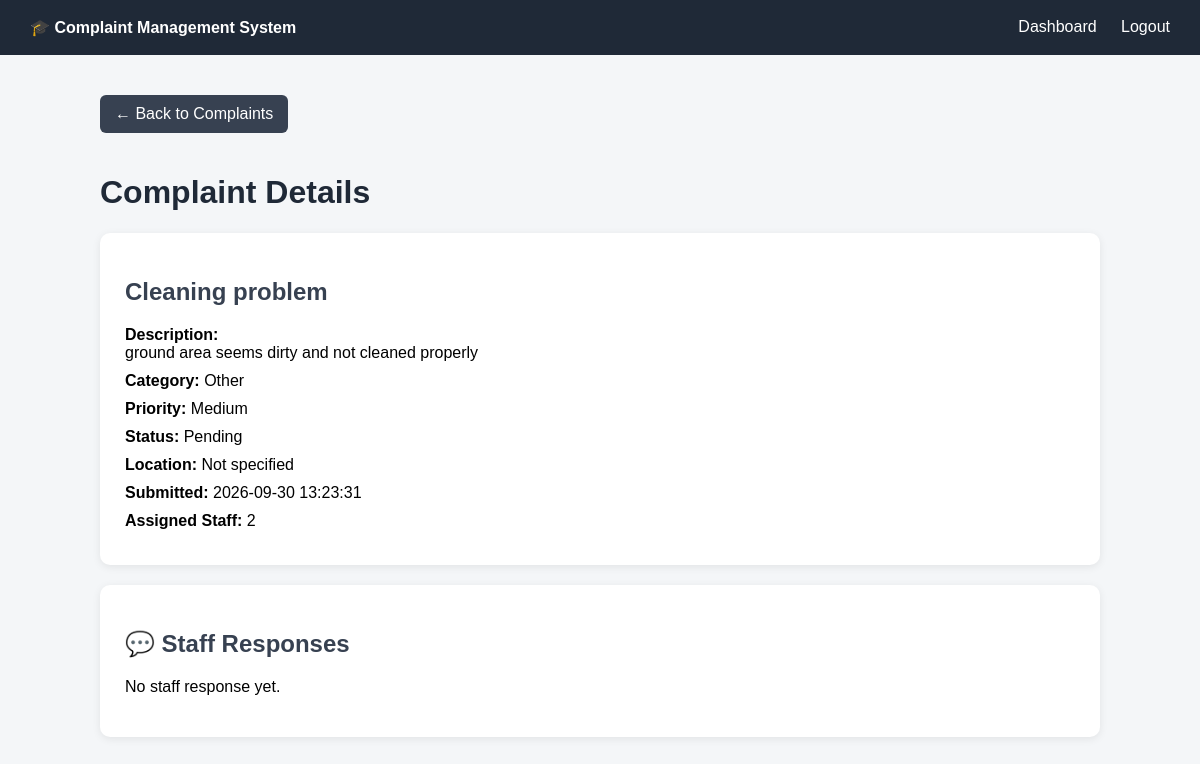
The page /student/complaint/1 (signed in) on the database as committed earlier.
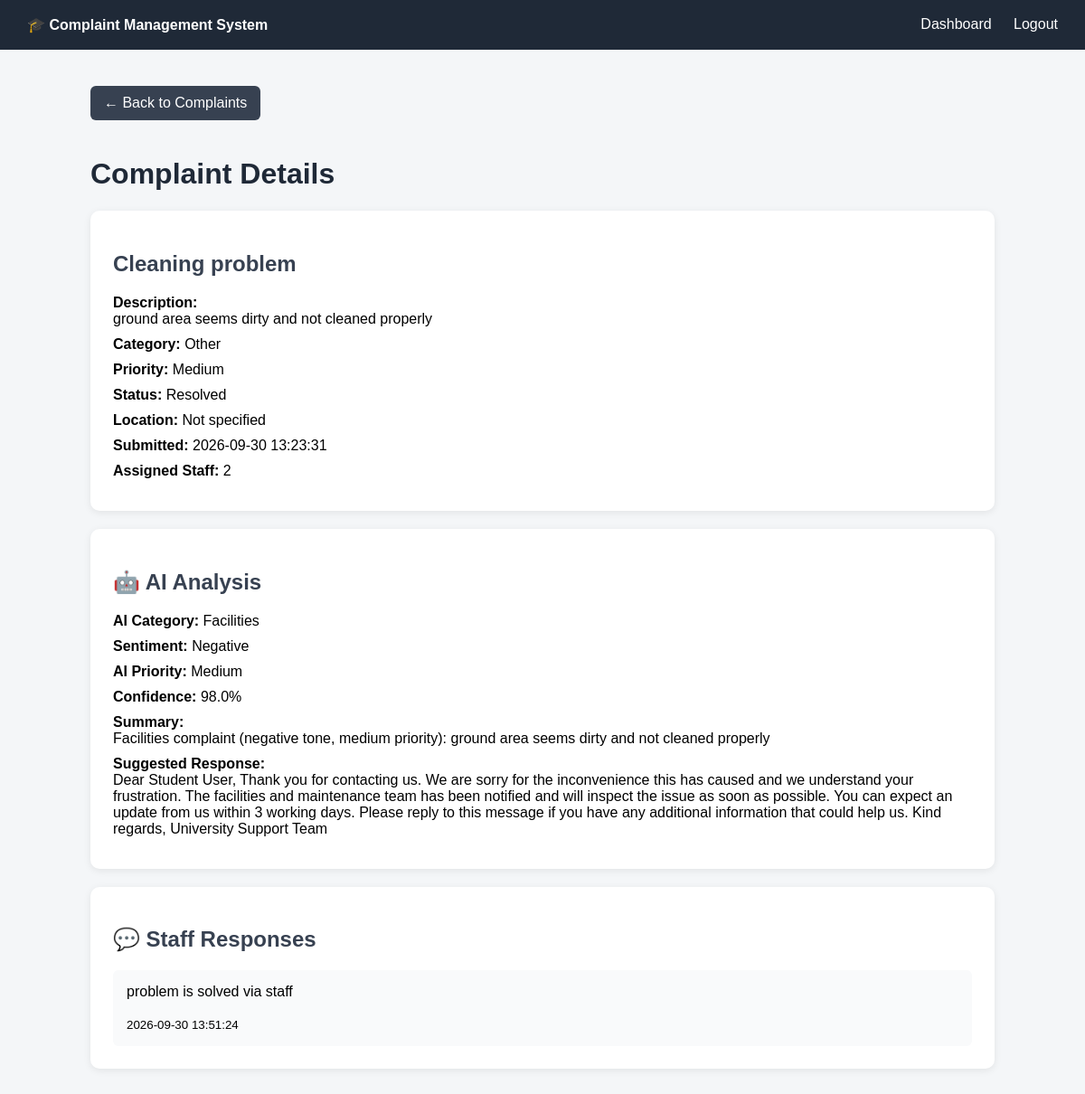
The same page on the database as committed later.
### tables this page shows
CREATE TABLE complaints (
            id             INTEGER PRIMARY KEY AUTOINCREMENT,
            student_id     INTEGER NOT NULL,
            title          TEXT NOT NULL,
            description    TEXT NOT NULL,
            category       TEXT,
            location       TEXT,
            priority       TEXT DEFAULT 'Medium',
            sentiment      TEXT,
            status         TEXT DEFAULT 'Pending',
            assigned_staff INTEGER,
            created_at     TEXT NOT NULL,
            resolved_at    TEXT,
            FOREIGN KEY(student_id)     REFERENCES users(id),
            FOREIGN KEY(assigned_staff) REFERENCES users(id)
        );

CREATE TABLE ai_analysis (
            id                 INTEGER PRIMARY KEY AUTOINCREMENT,
            complaint_id       INTEGER NOT NULL,
            category           TEXT,
            sentiment          TEXT,
            priority           TEXT,
            confidence         REAL,
            summary            TEXT,
            suggested_response TEXT,
            FOREIGN KEY(complaint_id) REFERENCES complaints(id)
        );

CREATE TABLE responses (
            id           INTEGER PRIMARY KEY AUTOINCREMENT,
            complaint_id INTEGER NOT NULL,
            staff_id     INTEGER NOT NULL,
            response     TEXT NOT NULL,
            created_at   TEXT NOT NULL,
            FOREIGN KEY(complaint_id) REFERENCES complaints(id),
            FOREIGN KEY(staff_id)     REFERENCES users(id)
        );

### flask_app.py (the view)
@app.route("/student/complaint/<int:complaint_id>")
def complaint_details(complaint_id):
    if "user_id" not in session:
        return redirect(url_for("login"))
    if session.get("role") != "Student":
        return redirect(url_for("login"))
    complaint = get_complaint_by_id(complaint_id)
    if not complaint:
        return "Complaint not found", 404
    if complaint["student_id"] != session["user_id"]:
        return "Access denied", 403
    ai_analysis = get_ai_analysis(complaint_id)
    responses = get_responses(complaint_id)
    return render_template(
        "complaint_details.html",
        complaint=complaint,
        ai_analysis=ai_analysis,
        responses=responses
    )

### utils/database.py (called while the page is built)
def get_connection():
    DB_PATH.parent.mkdir(
        parents=True, exist_ok=True)  # make sure the folder exists
    conn = sqlite3.connect(DB_PATH)
    conn.row_factory = sqlite3.Row
    conn.execute("PRAGMA foreign_keys = ON")
    return conn

def get_complaint_by_id(complaint_id):
    conn = get_connection()
    row = conn.execute(
        "SELECT * FROM complaints WHERE id = ?", (complaint_id,)
    ).fetchone()
    conn.close()
    return dict(row) if row else None

def get_responses(complaint_id):
    conn = get_connection()
    rows = conn.execute(
        """SELECT responses.*, users.name AS staff_name
           FROM responses
           JOIN users ON users.id = responses.staff_id
           WHERE responses.complaint_id = ?
           ORDER BY responses.created_at ASC, responses.id ASC""",
        (complaint_id,),
    ).fetchall()
    conn.close()
    return [dict(row) for row in rows]

def get_ai_analysis(complaint_id):
    conn = get_connection()
    row = conn.execute(
        "SELECT * FROM ai_analysis WHERE complaint_id = ?", (complaint_id,)
    ).fetchone()
    conn.close()
    return dict(row) if row else None

### templates/complaint_details.html (shortened to what this page needs)
<!DOCTYPE html>
<html>
<head>
</head>
<body>
    <div class="navbar">
        <strong>🎓 Complaint Management System</strong>
        <div>
            <a href="/student">Dashboard</a>
            <a href="/logout">Logout</a>
        </div>
    </div>
    <div class="container">
        <a href="/student/complaints" class="back">
            ← Back to Complaints
        </a>
        <h1>Complaint Details</h1>
        <div class="card">
            <h2>{{ complaint["title"] }}</h2>
            <div class="detail">
                <span class="label">Description:</span><br>
                {{ complaint["description"] }}
            </div>
            <div class="detail">
                <span class="label">Category:</span>
                {{ complaint["category"] or "Not specified" }}
            </div>
            <div class="detail">
                <span class="label">Priority:</span>
                {{ complaint["priority"] or "Medium" }}
            </div>
            <div class="detail">
                <span class="label">Status:</span>
                {{ complaint["status"] }}
            </div>
            <div class="detail">
                <span class="label">Location:</span>
                {{ complaint["location"] or "Not specified" }}
            </div>
            <div class="detail">
                <span class="label">Submitted:</span>
                {{ complaint["created_at"] }}
            </div>
            <div class="detail">
                <span class="label">Assigned Staff:</span>
                {{ complaint["assigned_staff"] or "Not assigned" }}
            </div>
        </div>
        {% if ai_analysis %}
        <div class="card">
            <h2>🤖 AI Analysis</h2>
            <div class="detail">
                <span class="label">AI Category:</span>
                {{ ai_analysis["category"] }}
            </div>
            <div class="detail">
                <span class="label">Sentiment:</span>
                {{ ai_analysis["sentiment"] }}
            </div>
            <div class="detail">
                <span class="label">AI Priority:</span>
                {{ ai_analysis["priority"] }}
            </div>
            <div class="detail">
                <span class="label">Confidence:</span>
                {{ ai_analysis["confidence"] }}%
            </div>
            <div class="detail">
                <span class="label">Summary:</span><br>
                {{ ai_analysis["summary"] }}
            </div>
            <div class="detail">
                <span class="label">Suggested Response:</span><br>
                {{ ai_analysis["suggested_response"] }}
            </div>
        </div>
        {% endif %}
        <div class="card">
            <h2>💬 Staff Responses</h2>
            {% if responses %}
                {% for response in responses %}
                    <div class="response">
                        {{ response["response"] }}
                        <br><br>
                        <small>
                            {{ response["created_at"] }}
                        </small>
                    </div>
                {% endfor %}
            {% else %}
                <p>No staff response yet.</p>
            {% endif %}
        </div>
    </div>
</body>
</html>

Rows that differ between the two databases and show on the page:
changed complaints "Cleaning problem": status "Pending" → "Resolved"
added ai_analysis: category "Facilities", sentiment "Negative", priority "Medium", confidence "98.0", summary "Facilities complaint (negative tone, medium priority): ground area seems dirty and not cleaned properly", suggested_response "Dear Student User, Thank you for contacting us. We are sorry for the inconvenience this has caused and we understand your frustration. The facilities and maintenance team has been notified and will inspect the issue as soon as possible. You can expect an update from us within 3 working days. Please reply to this message if you have any additional information that could help us. Kind regards, University Support Team"
added responses: response "problem is solved via staff", created_at "2026-09-30 13:51:24"
Other text that changed with them:
text no longer shown: "No staff response yet."
text now shown: "🤖 AI Analysis AI Category: Sentiment: AI Priority: Confidence: % Summary: Suggested Response:"
